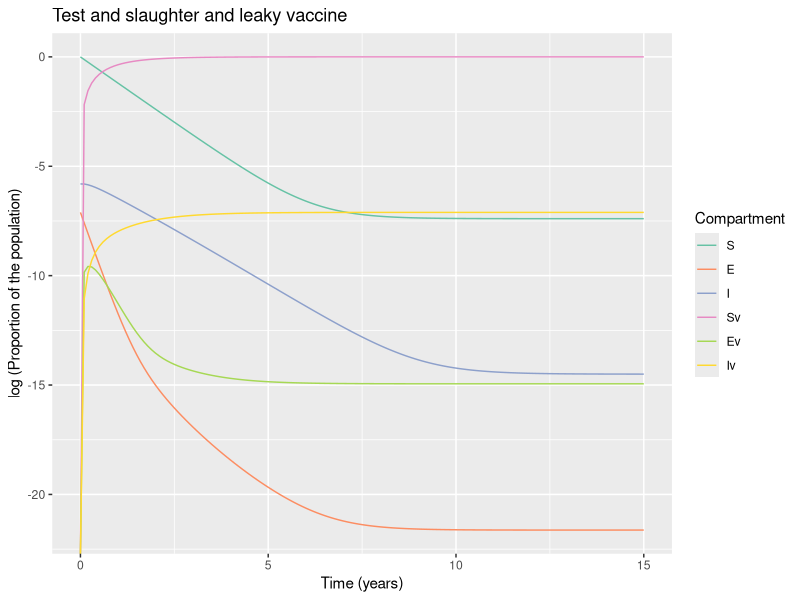

Here is the R script that generated this plot:
# LOAD THE PACKAGES:
library(deSolve)
library(reshape2)
library(ggplot2)


# MODEL INPUTS:

initial_state_values <- c(S = 1224000- 4672,
                          E = 1000,        
                          I = 3672,        
                          Sv = 0,      
                          Ev = 0,
                          Iv = 0)      

# Parameters
#R0=0.42

parameters <- c(beta = 0.01,     # the infection rate in units of years^-1  5.2
                delta = 0.01*365,     # the latency period in units of years^-1 
                c_s = 0.39,       # the reduction in the force of infection
                # acting on those vaccinated
                c_i = 0.39,# the reduction in the infectivity of vaccinated infected bovines  
                u = 1/5,#death rate in units of years^-1 
                a = 0.9, #testing rate in units of years^-1
                b = 1/5, #birth rate in units of years^-1
                vc = 1,  # vaccination rate
                w = 0.0009 ) #wildife infection rate 0.131
              
             

# TIMESTEPS:

# Sequence of timesteps to solve the model at
times <- seq(from = 0, to = 15, by =0.1)#from 0 to 15 years, daily intervalS
# MODEL FUNCTION: 

vaccine_model <- function(time, state, parameters) {  
  
  with(as.list(c(state, parameters)), {    
    
    # Defining lambda as a function of beta and E:
    N <- S + E + I + Sv + Ev + Iv 
    lambda <- beta * I/N + c_i * beta * Iv/N 
    # the Ev compartment gets c_i times less infected than the E compartment
    
    
    # The differential equations
    dS <- -lambda * S - u * S - S * w - vc * S + (b * N * (1-vc))+ a * I + a * Iv
    dE <- lambda * S - delta * E - u * E - vc * E 
    dI <- delta * E - a * I - u * I + S * w 
    dSv <- -c_s * lambda * Sv - u * Sv + vc * S  + b * N * vc - Sv * w            
    dEv <- c_s * lambda * Sv - delta * Ev - u * Ev + vc * E 
    dIv <- delta * Ev - a * Iv - u * Iv + Sv * w 
    
    return(list(c(dS, dE, dI, dSv, dEv, dIv))) 
  })
  
}

# MODEL OUTPUT:

# Solving the differential equations using the ode integration algorithm
output <- as.data.frame(ode(y = initial_state_values, 
                            times = times, 
                            func = vaccine_model,
                            parms = parameters))

# PLOT THE OUTPUT

# turn output dataset into long format
output_long <- melt(as.data.frame(output), id = "time")

# Adding a column for the prevalence proportion to the long-format output
output_long$prevalence <- output_long$value/sum(initial_state_values)

# Plot the number in each compartment over time
ggplot(data = output_long,                                               
       aes(x = time, y = log(prevalence), colour = variable, group = variable)) +  
  geom_line() +                                                          
  xlab("Time (years)")+                                                   
  ylab("log (Proportion of the population)") +
  labs(title = paste("Test and slaughter and leaky vaccine"), 
       colour = "Compartment") +
  scale_colour_brewer(palette = "Set2")

#install.packages("gridExtra")
#install.packages("egg")
#incidence<- diff(output_long$value[output_long$variable=="T"])
#plot(incidence)
#lambda <- 5.2/2 * (output_long$value[output_long$variable=="I"])
